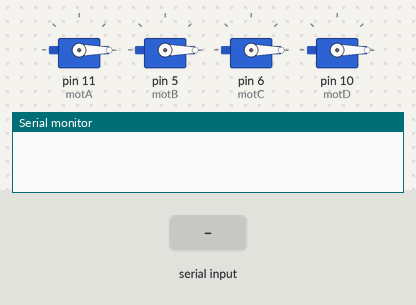
Simulated run of this sketch. Board: Arduino Uno, built with avr-gcc and run on an emulated ATmega328P. Shown: 4 × servo, the last lines printed to the serial monitor. Inputs (shaded band) come from the test bench.

Above: at 6.2 s.
6.3 s: "1" received over Serial
At 7.4 s:
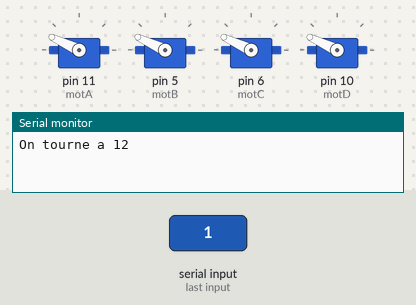
7.8 s: byte 54 (54) received over Serial
At 8.6 s:
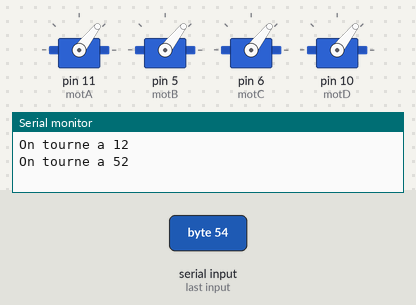
9.3 s: byte 55 (55) received over Serial
At 9.7 s:
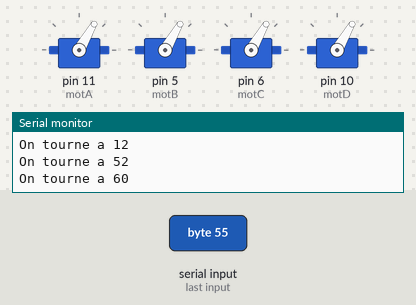
10.8 s: "2" received over Serial
At 12.0 s:
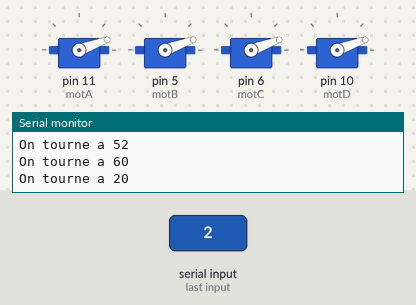
12.3 s: byte 97 (97) received over Serial
At 42.15 s:
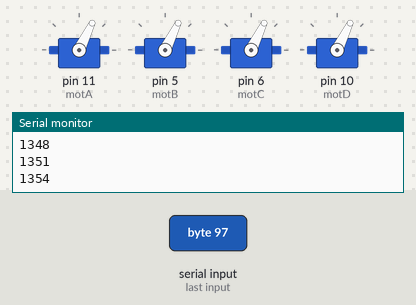
Timing chart, 0 to 57.2 s (numbered marks = the images above; inputs shaded):
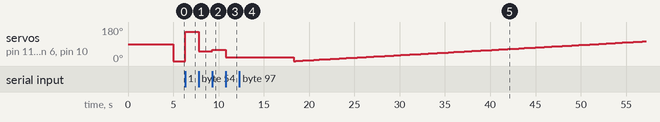

The sketch:

test-nathan.ino
```cpp
/* pin 11,5,6,10 utilisé
commence a 12 de throttle OUI
fini a 82 OUI
https://md.iutbeziers.org/FlN9Tmo9RiOoI-Lwl6zRcA#
liste des pin
Bleu(avant) droit = 10 = motD
Bleu(avant) gauche = 11 = motA
Noir(arriere) droit = 6 = motC
Noir(arriere) gauche = 5 = motB


*/

#include <Servo.h>

Servo motA,motB,motC,motD;


void writeMot(Servo motA, Servo motB, Servo motC, Servo motD, int valA, int valB, int valC, int vald) {
  motA.write(valA);
  motB.write(valB);
  motC.write(valC);
  motD.write(vald);
}


void setup() {
  // put your setup code here, to run once:
  Serial.begin(9600);
  motA.attach(11,1000,2000);
  motB.attach(5,1000,2000);
  motC.attach(6,1000,2000);
  motD.attach(10,1000,2000);

  char olddata;
  olddata=48;
  delay(5000);
  motA.writeMicroseconds(1000);
  motB.writeMicroseconds(1000);
  motC.writeMicroseconds(1000);
  motD.writeMicroseconds(1000);
}
void test(){
  Serial.println("Commence dans 3...");
  delay(2000);
  Serial.println("Commence dans 2...");
  delay(2000);
  Serial.println("Commence dans 1...");
  delay(2000);
  motA.writeMicroseconds(0);
  motB.writeMicroseconds(0);
  motC.writeMicroseconds(0);
  motD.writeMicroseconds(0);
  for(int i= 1000; i< 2000; i=i+3){
    Serial.println(i);
    motA.writeMicroseconds(i);
    motB.writeMicroseconds(i);
    motC.writeMicroseconds(i);
    motD.writeMicroseconds(i);
    delay(200);

  }
}

void loop() {

  // put your main code here, to run repeatedly:
  //Serial.println("Sending Throttle");
  if(Serial.available()){
  //  char olddata;
    char data;
    data=Serial.read();
    switch (data) {
        case 48 : Serial.println("On tourne pas");
                  motA.writeMicroseconds(1000);
                  motB.writeMicroseconds(1000);
                  motC.writeMicroseconds(1000);
                  motD.writeMicroseconds(1000);
    break;
        case 49 : Serial.println("On tourne a 12");
                  motA.writeMicroseconds(1860);
                  motB.writeMicroseconds(1860);
                  motC.writeMicroseconds(1860);
                  motD.writeMicroseconds(1860);
    break;
            case 50 : Serial.println("On tourne a 20");
                  motA.write(20);
                  motB.write(20);
                  motC.write(20);
                  motD.write(20);
    break;
            case 51 : Serial.println("On tourne a 28");
                  motA.write(28);
                  motB.write(28);
                  motC.write(28);
                  motD.write(28);
    break;
            case 52 : Serial.println("On tourne a 36");
                  motA.write(36);
                  motB.write(36);
                  motC.write(36);
                  motD.write(36);
    break;
            case 53 : Serial.println("On tourne a 44");
                  motA.write(44);
                  motB.write(44);
                  motC.write(44);
                  motD.write(44);
    break;
            case 54 : Serial.println("On tourne a 52");
                  motA.write(52);
                  motB.write(52);
                  motC.write(52);
                  motD.write(52);
    break;
            case 55 : Serial.println("On tourne a 60");
                  motA.write(60);
                  motB.write(60);
                  motC.write(60);
                  motD.write(60);
    break;
            case 56 : Serial.println("On tourne a 68");
                  motA.write(68);
                  motB.write(68);
                  motC.write(68);
                  motD.write(68);
    break;
            case 57 : Serial.println("On tourne a 76");
                  motA.write(76);
                  motB.write(76);
                  motC.write(76);
                  motD.write(76);

    break;
            case 97: Serial.println("TEST FCT");
                  test();
                  motA.writeMicroseconds(1000);
                  motB.writeMicroseconds(1000);
                  motC.writeMicroseconds(1000);
                  motD.writeMicroseconds(1000);

    break;


    }


    }

  }
```

Measured:
- after the input at 6.3 s, servo on pin 11 (motA), servo on pin 5 (motB), servo on pin 6 (motC), servo on pin 10 (motD): 0° → 155° at once
- after the input at 7.8 s, servo on pin 11 (motA), servo on pin 5 (motB), servo on pin 6 (motC), servo on pin 10 (motD): 155° → 52° at once
- after the input at 9.3 s, servo on pin 11 (motA), servo on pin 5 (motB), servo on pin 6 (motC), servo on pin 10 (motD): 52° → 60° at once
- after the input at 10.8 s, servo on pin 11 (motA), servo on pin 5 (motB), servo on pin 6 (motC), servo on pin 10 (motD): 60° → 20° at once
- after the input at 12.3 s, servo on pin 11 (motA), servo on pin 5 (motB), servo on pin 6 (motC), servo on pin 10 (motD): 20° → 0° after 6.0 s, → 1° 0.20 s later, → 2° 0.40 s later, → 3° 0.40 s later, … (106 changes in this stretch)
